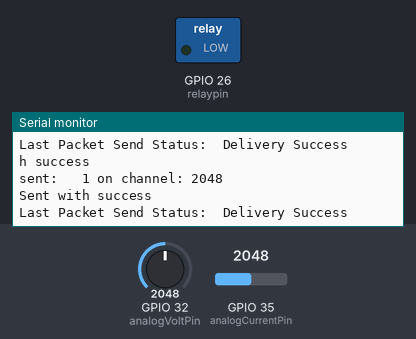
This sketch was run on a simulated ESP32. Parts: switched loads named in the sketch (green lamp = pin HIGH), the last lines printed to the serial monitor. The inputs (shaded band) are chosen by the test bench; at power-on: GPIO 35 (analogCurrentPin) = 2048, GPIO 32 (analogVoltPin) = 2048. A WiFi scan finds three made-up networks.

Above: at 3.2 s.
3.3 s: GPIO 35 (analogCurrentPin) set to 1030
At 4.2 s:
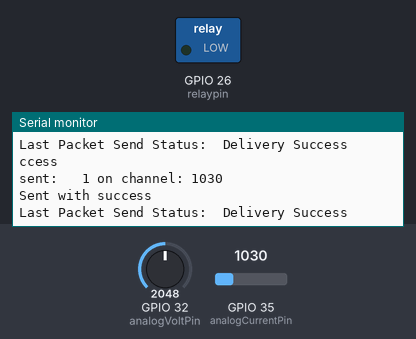
4.8 s: GPIO 35 (analogCurrentPin) set to 937
At 5.9 s:
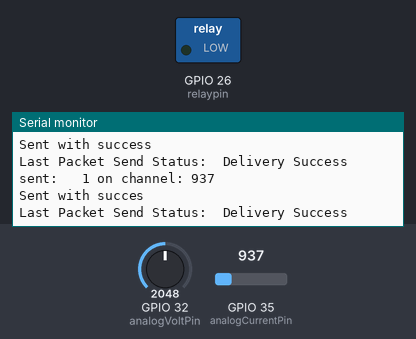
Timing chart, 0 to 7.6 s (numbered marks = the images above; inputs shaded):
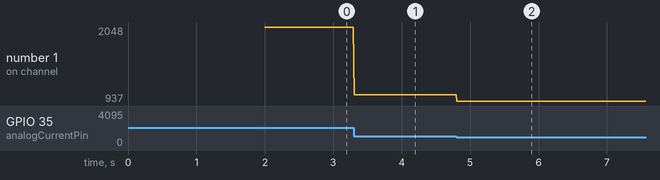

The sketch:

slave.ino
```cpp
#include <Arduino.h>
#include <WiFi.h>
#include <esp_wifi.h>
#include <esp_now.h>

const int analogVoltPin = 32;
const int analogCurrentPin = 35;
int gridVolt = 0;
int current =0;
String success;
boolean RelayState;
int relaypin =26;
typedef struct struct_message {
    int id;
    int Volt;
    int Current;
    boolean State;

} struct_message;

// Create a struct_message called BME280Readings to hold sensor readings
struct_message myData;
struct_message board1;
// Create a struct_message to hold incoming sensor readings
struct_message incomingReadings;

typedef struct led_message {
    int id;
    boolean State;


} led_message;
// Create a struct_message called BME280Readings to hold sensor readings

led_message relayboard;
// ----------------------------------------------------------------------------
// WiFi handling
// ----------------------------------------------------------------------------

constexpr char WIFI_SSID[] = "FiberHGW_ZTXF6D_2.4GHz";

int32_t getWiFiChannel(const char *ssid) {

    if (int32_t n = WiFi.scanNetworks()) {
        for (uint8_t i=0; i<n; i++) {
            if (!strcmp(ssid, WiFi.SSID(i).c_str())) {
                return WiFi.channel(i);
            }
        }
    }

    return 0;
}

void OnDataSent(const uint8_t *mac_addr, esp_now_send_status_t status) {
  Serial.print("\r\nLast Packet Send Status:\t");
  Serial.println(status == ESP_NOW_SEND_SUCCESS ? "Delivery Success" : "Delivery Fail");
  if (status ==0){
    success = "Delivery Success :)";
  }
  else{
    success = "Delivery Fail :(";
  }
}


void onReceive(const uint8_t *mac_addr, const uint8_t *data, int len) {

    Serial.printf("received: %3u from %02x:%02x:%02x:%02x:%02x:%02x\n",
        (uint8_t) *data,
        mac_addr[0], mac_addr[1], mac_addr[2], mac_addr[3], mac_addr[4], mac_addr[5]
    );

memcpy(&relayboard, data, sizeof(relayboard));

 if(relayboard.id==1){
  RelayState=relayboard.State;
  }
}

void initWiFi() {

    WiFi.mode(WIFI_MODE_APSTA);

    int32_t channel = getWiFiChannel(WIFI_SSID);

    // WiFi.printDiag(Serial);
    esp_wifi_set_promiscuous(true);
    esp_wifi_set_channel(channel, WIFI_SECOND_CHAN_NONE);
    esp_wifi_set_promiscuous(false);
    // WiFi.printDiag(Serial);
}

// ----------------------------------------------------------------------------
// ESP-NOW handling
// ----------------------------------------------------------------------------

constexpr uint8_t ESP_NOW_RECEIVER[] = { 0x24, 0x6f, 0x28, 0xa0, 0xaf, 0x05 };

esp_now_peer_info_t peerInfo;

void initEspNow() {

    if (esp_now_init() != ESP_OK) {
        Serial.println("ESP NOW failed to initialize");
        while (1);
    }
   esp_now_register_send_cb(OnDataSent);
   esp_now_register_recv_cb(onReceive);
    memcpy(peerInfo.peer_addr, ESP_NOW_RECEIVER, 6);
    peerInfo.ifidx   = WIFI_IF_STA;
    peerInfo.encrypt = false;

    if (esp_now_add_peer(&peerInfo) != ESP_OK) {
        Serial.println("ESP NOW pairing failure");
        while (1);
    }
}

// ----------------------------------------------------------------------------
// Initialization
// ----------------------------------------------------------------------------

void setup() {
    Serial.begin(115200);
    pinMode(analogVoltPin,INPUT);
    pinMode(analogCurrentPin,INPUT);
    pinMode(relaypin,OUTPUT);

    initWiFi();
    initEspNow();
}

// ----------------------------------------------------------------------------
// Main control loop
// ----------------------------------------------------------------------------

uint32_t last;

void loop() {
  getReadings();
  myData.id=1;
  myData.Volt = gridVolt;
  myData.Current= current;
  digitalWrite(relaypin, RelayState);


    if (millis() - last > 1) {


        esp_err_t result = esp_now_send(ESP_NOW_RECEIVER, (uint8_t *) &myData, sizeof(myData));

        Serial.printf("sent: %3u on channel: %u\n", myData, WiFi.channel());
    if (result == ESP_OK) {
      Serial.println("Sent with success");
      }
    else {
      Serial.println("Error sending the data");
         }
        last = millis();
    }
}

void getReadings(){
    gridVolt = analogRead(analogVoltPin);
    current = analogRead(analogCurrentPin);

}
```

Measured:
- after the input at 3.3 s, the serial monitor: prints a new line at once (image 1)
- after the input at 4.8 s, the serial monitor: prints a new line at once (image 2)
- plotted number 1: 2048 → 1030 after the input at 3.3 s, 1030 → 937 after the input at 4.8 s
